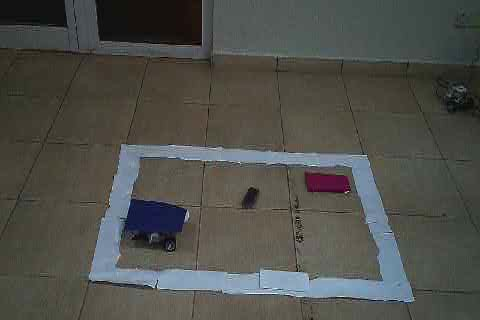
#> input picture images/IMG-8776.JPG, 480 x 320 px; its folder holds 4 pictures in this run
$ python six_paths.py   (older library calls are emulated)
#> lines starting #> are read from the running program, lines starting #| are printed output that depends on the picture; after the words box and inside, x2 and y2 are one past the last pixel; in counts of white or black regions, pixels touching at a corner belong together
### lib/cv_utils.py
import numpy as np
import imutils
import cv2


def get_edges(image):
    """
    Performs edge detection on image and returns thresholded result
    """
    gray = cv2.cvtColor(image, cv2.COLOR_BGR2GRAY)
    gray = cv2.GaussianBlur(gray, (5, 5), 0)
    lower_thresh = 75
    upper_thresh = 200
    edged = cv2.Canny(gray, lower_thresh, upper_thresh)
    return edged


def _get_contours(edged_image):
    """
    Returns all contours in edged_image
    """
    cnts = cv2.findContours(edged_image, cv2.RETR_LIST, cv2.CHAIN_APPROX_SIMPLE)
    cnts = cnts[0] if imutils.is_cv2() else cnts[1]
    if len(cnts) < 0:
        return None
    return cnts


def get_quadrilateral_contour(edged_image):
    """
    Returns contour of largest quadrilateral in [edged_image]
    """
    contours = _get_contours(edged_image)

    # Get 5 largest contours
    sorted_contours = sorted(contours, key=cv2.contourArea, reverse=True)
    largest_contours = sorted_contours[:5]

    for contour in largest_contours:

        # Trace contour and check if number of 'corners' is 4
        perimeter = cv2.arcLength(contour, True)
        approximage_contour = cv2.approxPolyDP(contour, 0.02 * perimeter, True)

        if len(approximage_contour) == 4:
            return approximage_contour

    return None


def get_center_point_of_contour(contour):
    M = cv2.moments(contour)
    cX = int(M["m10"] / M["m00"])
    cY = int(M["m01"] / M["m00"])
    return (cY, cX)


def is_point_in_contour(point, contour):
    return cv2.pointPolygonTest(contour, point, False) == 1.0


def get_contours_of_color(image, lower_color, upper_color):
    """
    Returns contours of all objects with color within range [lower_color, upper_color]
    """
    hsv = cv2.cvtColor(image, cv2.COLOR_BGR2HSV)
    mask = cv2.inRange(hsv, np.array(lower_color), np.array(upper_color))
    kernel = np.ones((9, 9), np.uint8)
    mask = cv2.morphologyEx(mask, cv2.MORPH_OPEN, kernel)
    mask = cv2.morphologyEx(mask, cv2.MORPH_CLOSE, kernel)
    edged = cv2.Canny(mask, 75, 200)
    # cv2.imshow(f"masked-{lower_color}", mask)
    return _get_contours(edged)

### lib/p_transform.py
# import the necessary packages
import numpy as np
import cv2


def order_points(pts):
    # initialzie a list of coordinates that will be ordered
    # such that the first entry in the list is the top-left,
    # the second entry is the top-right, the third is the
    # bottom-right, and the fourth is the bottom-left
    rect = np.zeros((4, 2), dtype="float32")

    # the top-left point will have the smallest sum, whereas
    # the bottom-right point will have the largest sum
    s = pts.sum(axis=1)
    rect[0] = pts[np.argmin(s)]
    rect[2] = pts[np.argmax(s)]

    # now, compute the difference between the points, the
    # top-right point will have the smallest difference,
    # whereas the bottom-left will have the largest difference
    diff = np.diff(pts, axis=1)
    rect[1] = pts[np.argmin(diff)]
    rect[3] = pts[np.argmax(diff)]

    # return the ordered coordinates
    return rect


def four_point_transform(image, pts):
    # obtain a consistent order of the points and unpack them
    # individually
    rect = order_points(pts)
    (tl, tr, br, bl) = rect

    # compute the width of the new image, which will be the
    # maximum distance between bottom-right and bottom-left
    # x-coordiates or the top-right and top-left x-coordinates
    widthA = np.sqrt(((br[0] - bl[0]) ** 2) + ((br[1] - bl[1]) ** 2))
    widthB = np.sqrt(((tr[0] - tl[0]) ** 2) + ((tr[1] - tl[1]) ** 2))
    maxWidth = max(int(widthA), int(widthB))

    # compute the height of the new image, which will be the
    # maximum distance between the top-right and bottom-right
    # y-coordinates or the top-left and bottom-left y-coordinates
    heightA = np.sqrt(((tr[0] - br[0]) ** 2) + ((tr[1] - br[1]) ** 2))
    heightB = np.sqrt(((tl[0] - bl[0]) ** 2) + ((tl[1] - bl[1]) ** 2))
    maxHeight = max(int(heightA), int(heightB))

    # now that we have the dimensions of the new image, construct
    # the set of destination points to obtain a "birds eye view",
    # (i.e. top-down view) of the image, again specifying points
    # in the top-left, top-right, bottom-right, and bottom-left
    # order
    dst = np.array(
        [[0, 0], [maxWidth - 1, 0], [maxWidth - 1, maxHeight - 1], [0, maxHeight - 1]],
        dtype="float32",
    )

    # compute the perspective transform matrix and then apply it
    M = cv2.getPerspectiveTransform(rect, dst)
    warped = cv2.warpPerspective(image, M, (maxWidth, maxHeight))

    # return the warped image
    return warped

### lib/grid_utils.py
import os
import stat
import numpy as np
from math import floor
import cv2
from lib import cv_utils


def create_new_grid(row, col):
    return np.zeros([row, col])


def set_grid_values(locations, value, grid):
    for location in locations:
        grid[location[0]][location[1]] = value


def get_lines(row_size, column_size, image):
    """
    Returns coordinates of vertical and horizontal grid lines for [image] using row_size
    """
    return _get_lines(row_size, column_size, image.shape[1], image.shape[0])


def _get_lines(row_size, column_size, width, height):
    step_w = int(width / row_size)
    step_h = int(height / column_size)
    vertical_lines = []
    horizontal_lines = []

    vertical_marker = (0, 0)
    horizontal_marker = (0, 0)

    for i in range(row_size - 1):
        top_marker = (vertical_marker[0], vertical_marker[1] + step_w)
        bottom_marker = (height, top_marker[1])
        # print(f"Vertical Line from {top_marker} to {bottom_marker}")
        vertical_marker = top_marker
        vertical_lines.append((top_marker, bottom_marker))

    for i in range(column_size - 1):
        left_marker = (horizontal_marker[0] + step_h, horizontal_marker[1])
        right_marker = (left_marker[0], width)
        # print(f"Horizontal Line from {left_marker} to {right_marker}")
        horizontal_marker = left_marker
        horizontal_lines.append((left_marker, right_marker))

    return vertical_lines, horizontal_lines


def draw_lines(image, lines):
    """
    Draws [lines] over image
    """
    for line in lines:
        line_coordinates = np.flip(line)
        cv2.line(
            image,
            tuple(line_coordinates[0]),
            tuple(line_coordinates[1]),
            (255, 255, 255),
            2,
            2,
        )


def draw_grid(image, horizontal, vertical):
    draw_lines(image, horizontal)
    draw_lines(image, vertical)


def get_position(coords, row_size, column_size, grid_height, grid_width):
    height_step = grid_height / row_size
    width_step = grid_width / column_size
    max_x = (grid_height / height_step) - 1
    max_y = (grid_width / width_step) - 1
    return (
        int(min(floor(coords[0] / height_step), max_x)),
        int(min(floor(coords[1] / width_step), max_y)),
    )


def get_locations(image, object_contours):
    """
    Returns list of coordinates of all objects in [object_contours]
    """
    coords = []
    seen = []
    for contour in object_contours:
        center_point = cv_utils.get_center_point_of_contour(contour)
        if center_point not in seen:
            position = get_position(center_point, 3, 3, image.shape[0], image.shape[1])
            coords.append(position)
            seen.append(center_point)
    return coords


def write_world_map_to_file(startPos, endPos, worldMap):
    text = f"#!/usr/bin/env python3\ntestStartPos={startPos}\ntestStartOrientation=3\ntestEnd={endPos}\nraw_world_map={worldMap.astype(int).tolist()}"
    with open("planning_map.py", "w") as f:
        f.write(text)
    st = os.stat("planning_map.py")
    os.chmod("planning_map.py", st.st_mode | stat.S_IEXEC)


###  Deprecated (Location Method 1)


def get_cell_contours_and_coords(row_size, column_size, image):
    return _get_cells(row_size, column_size, image.shape[1], image.shape[0])


# [54 lines left out: functions _get_cells, get_locations_old, not called in this run]

### six_paths.py
"""
Project Six-Paths
Robotics 2018 / 2019
Kevin de Youngster + Kofi Anamoa + Kwamina Amoako + David Duamekpor
"""

from pathlib import Path
import cv2
import numpy as np
from lib import grid_utils
from lib import cv_utils
from lib.p_transform import four_point_transform

BLUE_LOWER = [102, 120, -15]
BLUE_UPPER = [128, 204, 121]

RED_LOWER = [145, 25, -5]
RED_UPPER = [177, 233, 170]

BLACK_LOWER = [-10, -10, -21]
BLACK_UPPER = [100, 255, 63]

COLOR_GREEN = (0, 255, 0)
COLOR_BLUE = (255, 0, 0)
COLOR_RED = (0, 0, 255)
COLOR_WHITE = (255, 255, 255)


def get_grid(image_file):
    """
    Takes image and returns 2d array representing grid, start and goal positions
    """
#> called with image_file = 'images/IMG-8776.JPG'

    empty_world = grid_utils.create_new_grid(3, 3)

    original_image = cv2.imread(image_file)
#> original_image is the input picture: shape (320, 480, 3); mean B, G, R 74.4, 79.5, 78.7
    image = original_image.copy()

    # Perform Edge Detection (using Canny-Edge)
    edged_image = cv_utils.get_edges(image)
#> in get_edges, `edged = cv2.Canny(gray, lower_thresh, upper_thresh)`:
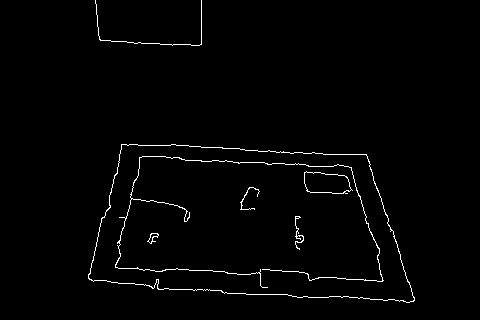
#> edged: shape (320, 480); 1.5% white in thin lines or dots, all inside (x1, y1, x2, y2) = (88, 0, 415, 303)
    # cv2.imshow("Identified Edges", edged_image)

    # Get Largest Quadrilateral Contour (the field)
    quad_contour = cv_utils.get_quadrilateral_contour(edged_image)
#> in _get_contours, `cnts = cv2.findContours(edged_image, cv2.RETR_LIST, cv2.CHAIN_APPROX_S..`: cnts = 11 contours, 3 with area under 20; largest, box (x1, y1, x2, y2) and area: (88, 144, 415, 303) 40722, (88, 144, 415, 303) 40677, (304, 171, 353, 194) 814, (304, 171, 352, 194) 808, (115, 156, 384, 288) 54, (147, 233, 159, 244) 46, (148, 233, 159, 244) 38, (295, 216, 304, 250) 22
#> in get_quadrilateral_contour, `contours = _get_contours(edged_image)`: contours has the same summary as cnts in _get_contours
#> in get_quadrilateral_contour, `sorted_contours = sorted(contours, key=cv2.contourArea, reverse=True)`: sorted_contours has the same summary as cnts in _get_contours
#> in get_quadrilateral_contour, `largest_contours = sorted_contours[:5]`: largest_contours = 5 contours; box (x1, y1, x2, y2) and area: (88, 144, 415, 303) 40722, (88, 144, 415, 303) 40677, (304, 171, 353, 194) 814, (304, 171, 352, 194) 808, (115, 156, 384, 288) 54
#> the loop in get_quadrilateral_contour, `for contour in largest_contours:  # Trace contour and check if number ..` made 1 pass
#> (perimeter, approximage_contour) on pass 1: (938.1, [[121, 144], [89, 279], [414, 300], [366, 154]])
#> quad_contour = [[121, 144], [89, 279], [414, 300], [366, 154]]

    if not np.all(quad_contour):
        print("No Quadrilateral Contour Found")
        return None, None, None

    # Draw contour of the identified quadrilateral
    cv2.drawContours(image, [quad_contour], -1, COLOR_GREEN, 2)
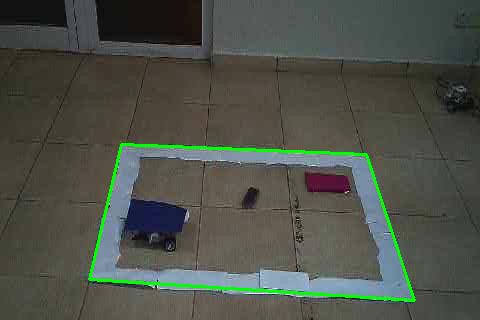
#> image: shape (320, 480, 3); 1.64% of pixels changed, all inside (x1, y1, x2, y2) = (88, 143, 416, 302)
    cv2.imshow("Identified Field", image)

    # Perform Perspective Transform to create top-down-view
    top_down_image = four_point_transform(image, quad_contour.reshape(4, 2))
#> in order_points, `s = pts.sum(axis=1)`: s = [265, 368, 714, 520]
#> in order_points, `diff = np.diff(pts, axis=1)`: diff = [23, 190, -114, -212]
#> in four_point_transform, `rect = order_points(pts)`: rect = [[121, 144], [366, 154], [414, 300], [89, 279]]
#> in four_point_transform, `(tl, tr, br, bl) = rect`: tl = [121, 144]; tr = [366, 154]; br = [414, 300]; bl = [89, 279]
#> in four_point_transform, `widthA = np.sqrt(((br[0] - bl[0]) ** 2) + ((br[1] - bl[1]) ** 2))`: widthA = 325.7
#> in four_point_transform, `widthB = np.sqrt(((tr[0] - tl[0]) ** 2) + ((tr[1] - tl[1]) ** 2))`: widthB = 245.2
#> in four_point_transform, `maxWidth = max(int(widthA), int(widthB))`: maxWidth = 325
#> in four_point_transform, `heightA = np.sqrt(((tr[0] - br[0]) ** 2) + ((tr[1] - br[1]) ** 2))`: heightA = 153.7
#> in four_point_transform, `heightB = np.sqrt(((tl[0] - bl[0]) ** 2) + ((tl[1] - bl[1]) ** 2))`: heightB = 138.7
#> in four_point_transform, `maxHeight = max(int(heightA), int(heightB))`: maxHeight = 153
#> in four_point_transform, `dst = np.array( [[0, 0], [maxWidth - 1, 0], [maxWidth - 1, maxHeight -..`: dst = [[0, 0], [324, 0], [324, 152], [0, 152]]
#> in four_point_transform, `M = cv2.getPerspectiveTransform(rect, dst)`: M = [[2.1, 0.497, -325.4], [-0.092, 2.25, -313.5], [0.000119, 0.00362, 1]]
    cv2.imshow("Top-Down View", top_down_image)

    # Top Down Image is now the current working image
    image = top_down_image

    # Extract the colored objects (Start & Goal Positions, Obstacles)
    red_contour = cv_utils.get_contours_of_color(image, RED_LOWER, RED_UPPER)
#> in _get_contours (call 2), `cnts = cv2.findContours(edged_image, cv2.RETR_LIST, cv2.CHAIN_APPROX_S..`: cnts = 2 contours; box (x1, y1, x2, y2) and area: (239, 23, 294, 52) 1164, (239, 23, 294, 52) 1164
#> red_contour has the same summary as cnts in _get_contours
    blue_contour = cv_utils.get_contours_of_color(image, BLUE_LOWER, BLUE_UPPER)
#> in get_contours_of_color (call 2), `edged = cv2.Canny(mask, 75, 200)`:
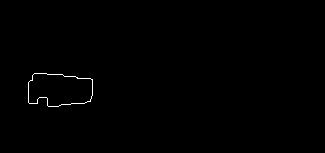
#> edged: shape (153, 325); 0.37% white in thin lines or dots, all inside (x1, y1, x2, y2) = (28, 73, 93, 107)
#> in _get_contours (call 3), `cnts = cv2.findContours(edged_image, cv2.RETR_LIST, cv2.CHAIN_APPROX_S..`: cnts = 2 contours; box (x1, y1, x2, y2) and area: (28, 73, 93, 107) 1722, (28, 73, 93, 107) 1718
#> blue_contour has the same summary as cnts in _get_contours
    black_contour = cv_utils.get_contours_of_color(image, BLACK_LOWER, BLACK_UPPER)
#> in get_contours_of_color (call 3), `mask = cv2.inRange(hsv, np.array(lower_color), np.array(upper_color))`:
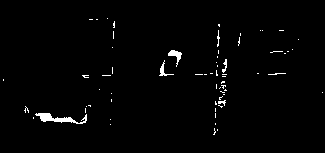
#> mask: shape (153, 325); 1.5% white; 65 white regions (58 under 20 px), largest, box (x1, y1, x2, y2) and area: (35, 113, 87, 124) 238, (168, 50, 182, 67) 91, (159, 60, 174, 76) 60
#> in _get_contours (call 4), `cnts = cv2.findContours(edged_image, cv2.RETR_LIST, cv2.CHAIN_APPROX_S..`: cnts = 0 contours
#> black_contour = []

    # Get contours of grid cells
    v_lines, h_lines = grid_utils.get_lines(3, 3, image)
#> v_lines = [((0, 108), (153, 108)), ((0, 216), (153, 216))]; h_lines = [((51, 0), (51, 325)), ((102, 0), (102, 325))]
    grid_utils.draw_grid(image, h_lines, v_lines)
#> the loop in draw_lines, `for line in lines:` made 2 passes
#> (line, line_coordinates) on passes 1 to 2: (((51, 0), (51, 325)), [[325, 51], [0, 51]]), (((102, 0), (102, 325)), [[325, 102], [0, 102]])
#> after the loop in draw_lines, `for line in lines:`:
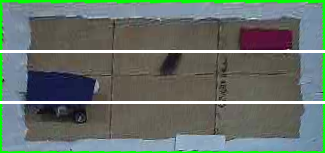
#> image: shape (153, 325, 3); mean B, G, R 106.2, 114.3, 101.6
#> the loop in draw_lines (call 2), `for line in lines:` made 2 passes
#> (line, line_coordinates) on passes 1 to 2: (((0, 108), (153, 108)), [[108, 153], [108, 0]]), (((0, 216), (153, 216)), [[216, 153], [216, 0]])
#> after the loop in draw_lines (call 2), `for line in lines:`:
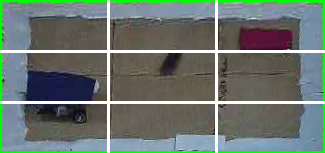
#> image: shape (153, 325, 3); 1.77% of pixels changed, all inside (x1, y1, x2, y2) = (107, 0, 218, 153)

    start_location = (
        grid_utils.get_locations(image, blue_contour)[0] if blue_contour else None
    )
#> the loop in get_locations, `for contour in object_contours:` made 2 passes
#> (cX in get_center_point_of_contour, cY in get_center_point_of_contour, center_point, height_step in get_position, width_step in get_position, max_x in get_position, max_y in get_position, position) on pass 1: (59, 89, (89, 59), 51, 108.3, 2, 2, (1, 0))
#> after the loop in get_locations, `for contour in object_contours:`: coords = [(1, 0)]; seen = [(89, 59)]
#> start_location = (1, 0)
    goal_location = (
        grid_utils.get_locations(image, red_contour)[0] if red_contour else None
    )
#> the loop in get_locations (call 2), `for contour in object_contours:` made 2 passes
#> (cX in get_center_point_of_contour, cY in get_center_point_of_contour, center_point, height_step in get_position, width_step in get_position, max_x in get_position, max_y in get_position, position) on pass 1: (263, 38, (38, 263), 51, 108.3, 2, 2, (0, 2))
#> goal_location = (0, 2)
    obstacles = (
        grid_utils.get_locations(image, black_contour) if black_contour else None
    )

    print(f"Goal is in {goal_location}")
#| Goal is in (0, 2)
    print(f"Start is in {start_location}")
#| Start is in (1, 0)
    if obstacles:
        print(f"{len(obstacles)} Obstacles are in {obstacles}")
        grid_utils.set_grid_values(obstacles, 1, empty_world)

    cv2.drawContours(image, red_contour, -1, COLOR_RED, 2)
    cv2.drawContours(image, blue_contour, -1, COLOR_BLUE, 2)
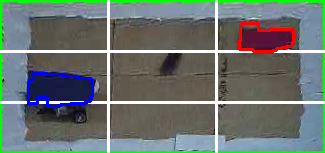
#> image: shape (153, 325, 3); mean B, G, R 110.1, 115.4, 105.1
    cv2.drawContours(image, black_contour, -1, COLOR_GREEN, 2)

    cv2.imshow("Grid with Recognized Colors", image)
    cv2.imshow(f"Original Image - {image_file}", original_image)
    print(empty_world)

    cv2.waitKey(0)
    cv2.destroyAllWindows()
    return empty_world, start_location, goal_location


IMAGES = Path("images").glob("**/*.JPG")

for test_image in IMAGES:

    world_map, start, goal = get_grid(str(test_image))
#> world_map = [[0, 0, 0], [0, 0, 0], [0, 0, 0]]; start = (1, 0); goal = (0, 2)

    if all([start, goal]):
        grid_utils.write_world_map_to_file(
            tuple(np.flip(start)), tuple(np.flip(goal)), world_map
        )
#> (the run stopped early here; a loop or call above may not have finished)

$ run again, on images/IMG-8778.JPG
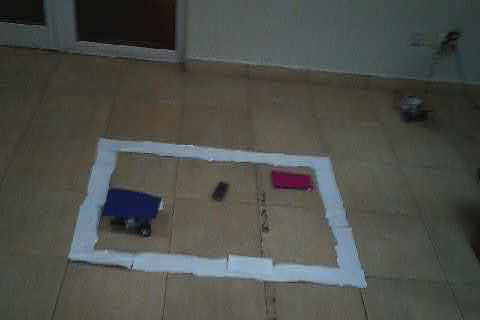
#> input picture images/IMG-8778.JPG, 480 x 320 px
#> in get_grid, original_image is the input picture: shape (320, 480, 3); mean B, G, R 74.4, 79.3, 77
#> in get_edges, `edged = cv2.Canny(gray, lower_thresh, upper_thresh)`:
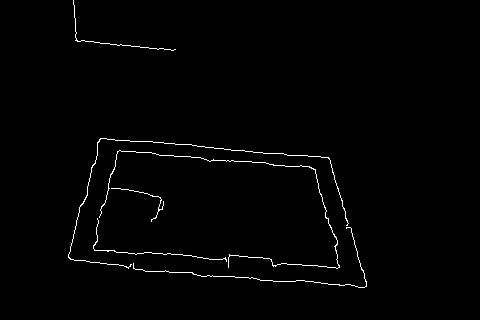
#> edged: shape (320, 480); 1.1% white in thin lines or dots, all inside (x1, y1, x2, y2) = (68, 0, 367, 288)
#> in _get_contours, `cnts = cv2.findContours(edged_image, cv2.RETR_LIST, cv2.CHAIN_APPROX_S..`: cnts = 6 contours, 4 with area under 20; largest, box (x1, y1, x2, y2) and area: (99, 150, 340, 269) 32, (68, 138, 349, 269) 28
#> contours has the same summary as cnts in _get_contours
#> sorted_contours has the same summary as cnts in _get_contours
#> largest_contours = 5 contours, 3 with area under 20; largest, box (x1, y1, x2, y2) and area: (99, 150, 340, 269) 32, (68, 138, 349, 269) 28
#> the loop in get_quadrilateral_contour, `for contour in largest_contours:  # Trace contour and check if number ..` made 3 passes
#> perimeter on passes 1 to 2: 1059.1, 1028.7
#> quad_contour = [[97, 218], [94, 250], [226, 261], [95, 250]]
#> s = [315, 344, 487, 345]
#> diff = [121, 156, 35, 155]
#> rect = [[97, 218], [226, 261], [226, 261], [94, 250]]
#> tl = [97, 218]; tr = [226, 261]; bl = [94, 250]
#> widthA = 132.5
#> widthB = 136
#> maxWidth = 135
#> heightA = 0
#> heightB = 32.14
#> maxHeight = 32
#> dst = [[0, 0], [134, 0], [134, 31], [0, 31]]
#> M = [[7.22e-16, -4.03e-16, 2.4e-14], [0.0018, -0.00539, 1], [4.75e-05, -4.86e-05, 0.00196]]
#> hsv: shape (32, 135, 3); mean H, S, V 60.1, 253.8, 254.2
#> mask: shape (32, 135); every value is 0
#> in _get_contours (call 2), `cnts = cv2.findContours(edged_image, cv2.RETR_LIST, cv2.CHAIN_APPROX_S..`: cnts = 0 contours
#> red_contour = []
#> in _get_contours (call 3), `cnts = cv2.findContours(edged_image, cv2.RETR_LIST, cv2.CHAIN_APPROX_S..`: cnts = 0 contours
#> blue_contour = []
#> in _get_contours (call 4), `cnts = cv2.findContours(edged_image, cv2.RETR_LIST, cv2.CHAIN_APPROX_S..`: cnts = 0 contours
#> black_contour = []
#> v_lines = [((0, 45), (32, 45)), ((0, 90), (32, 90))]; h_lines = [((10, 0), (10, 135)), ((20, 0), (20, 135))]
#> the loop in draw_lines, `for line in lines:` made 2 passes
#> (line, line_coordinates) on passes 1 to 2: (((10, 0), (10, 135)), [[135, 10], [0, 10]]), (((20, 0), (20, 135)), [[135, 20], [0, 20]])
#> the loop in draw_lines (call 2), `for line in lines:` made 2 passes
#> (line, line_coordinates) on passes 1 to 2: (((0, 45), (32, 45)), [[45, 32], [45, 0]]), (((0, 90), (32, 90)), [[90, 32], [90, 0]])
#> after the loop in draw_lines (call 2), `for line in lines:`:
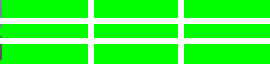
#> image: shape (32, 135, 3) (shown 2 times larger); mean B, G, R 57.6, 254.4, 57.5
#| Goal is in None
#| Start is in None
#> world_map = [[0, 0, 0], [0, 0, 0], [0, 0, 0]]
#| Could not find start position None or end position None

$ run again, on images/IMG-8779.JPG
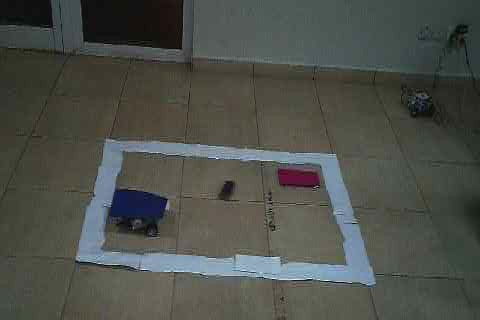
#> input picture images/IMG-8779.JPG, 480 x 320 px
#> in get_grid, original_image is the input picture: shape (320, 480, 3); mean B, G, R 74, 79.9, 76.9
#> in get_edges, `edged = cv2.Canny(gray, lower_thresh, upper_thresh)`:
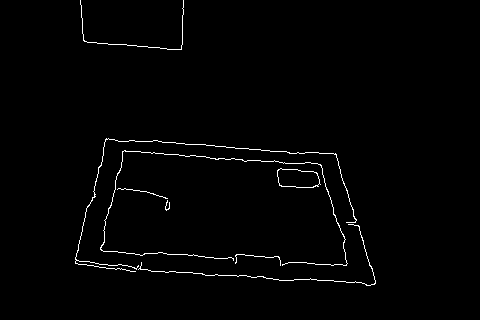
#> edged: shape (320, 480); 1.3% white in thin lines or dots, all inside (x1, y1, x2, y2) = (75, 0, 376, 286)
#> in _get_contours, `cnts = cv2.findContours(edged_image, cv2.RETR_LIST, cv2.CHAIN_APPROX_S..`: cnts = 9 contours, 5 with area under 20; largest, box (x1, y1, x2, y2) and area: (277, 168, 321, 188) 658, (277, 168, 320, 188) 651, (100, 150, 348, 266) 29, (75, 138, 357, 272) 26
#> contours has the same summary as cnts in _get_contours
#> sorted_contours has the same summary as cnts in _get_contours
#> largest_contours = 5 contours, 1 with area under 20; largest, box (x1, y1, x2, y2) and area: (277, 168, 321, 188) 658, (277, 168, 320, 188) 651, (100, 150, 348, 266) 29, (75, 138, 357, 272) 26
#> the loop in get_quadrilateral_contour, `for contour in largest_contours:  # Trace contour and check if number ..` made 5 passes
#> perimeter on passes 1 to 4: 117.7, 110.3, 1285.8, 1199.1
#> quad_contour = [[375, 283], [353, 224], [370, 285], [138, 269]]
#> s = [658, 577, 655, 407]
#> diff = [-92, -129, -85, 131]
#> rect = [[138, 269], [353, 224], [375, 283], [138, 269]]
#> tl = [138, 269]; tr = [353, 224]; br = [375, 283]; bl = [138, 269]
#> widthA = 237.4
#> widthB = 219.7
#> maxWidth = 237
#> heightA = 62.97
#> heightB = 0
#> maxHeight = 62
#> dst = [[0, 0], [236, 0], [236, 61], [0, 61]]
#> M = [[0.00322, -0.000198, -0.391], [0.000647, 0.00309, -0.92], [1.36e-05, -8.37e-07, -0.00166]]
#> hsv: shape (62, 237, 3); mean H, S, V 59.9, 254, 254.1
#> mask: shape (62, 237); every value is 0
#> in _get_contours (call 2), `cnts = cv2.findContours(edged_image, cv2.RETR_LIST, cv2.CHAIN_APPROX_S..`: cnts = 0 contours
#> red_contour = []
#> in _get_contours (call 3), `cnts = cv2.findContours(edged_image, cv2.RETR_LIST, cv2.CHAIN_APPROX_S..`: cnts = 0 contours
#> blue_contour = []
#> mask: shape (62, 237); 0.21% white in thin lines or dots, all inside (x1, y1, x2, y2) = (236, 0, 237, 31)
#> in _get_contours (call 4), `cnts = cv2.findContours(edged_image, cv2.RETR_LIST, cv2.CHAIN_APPROX_S..`: cnts = 0 contours
#> black_contour = []
#> v_lines = [((0, 79), (62, 79)), ((0, 158), (62, 158))]; h_lines = [((20, 0), (20, 237)), ((40, 0), (40, 237))]
#> the loop in draw_lines, `for line in lines:` made 2 passes
#> (line, line_coordinates) on passes 1 to 2: (((20, 0), (20, 237)), [[237, 20], [0, 20]]), (((40, 0), (40, 237)), [[237, 40], [0, 40]])
#> the loop in draw_lines (call 2), `for line in lines:` made 2 passes
#> (line, line_coordinates) on passes 1 to 2: (((0, 79), (62, 79)), [[79, 62], [79, 0]]), (((0, 158), (62, 158)), [[158, 62], [158, 0]])
#> after the loop in draw_lines (call 2), `for line in lines:`:
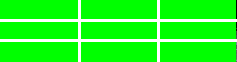
#> image: shape (62, 237, 3); mean B, G, R 30.7, 254.2, 30.7
#| Goal is in None
#| Start is in None
#> world_map = [[0, 0, 0], [0, 0, 0], [0, 0, 0]]
#| Could not find start position None or end position None
